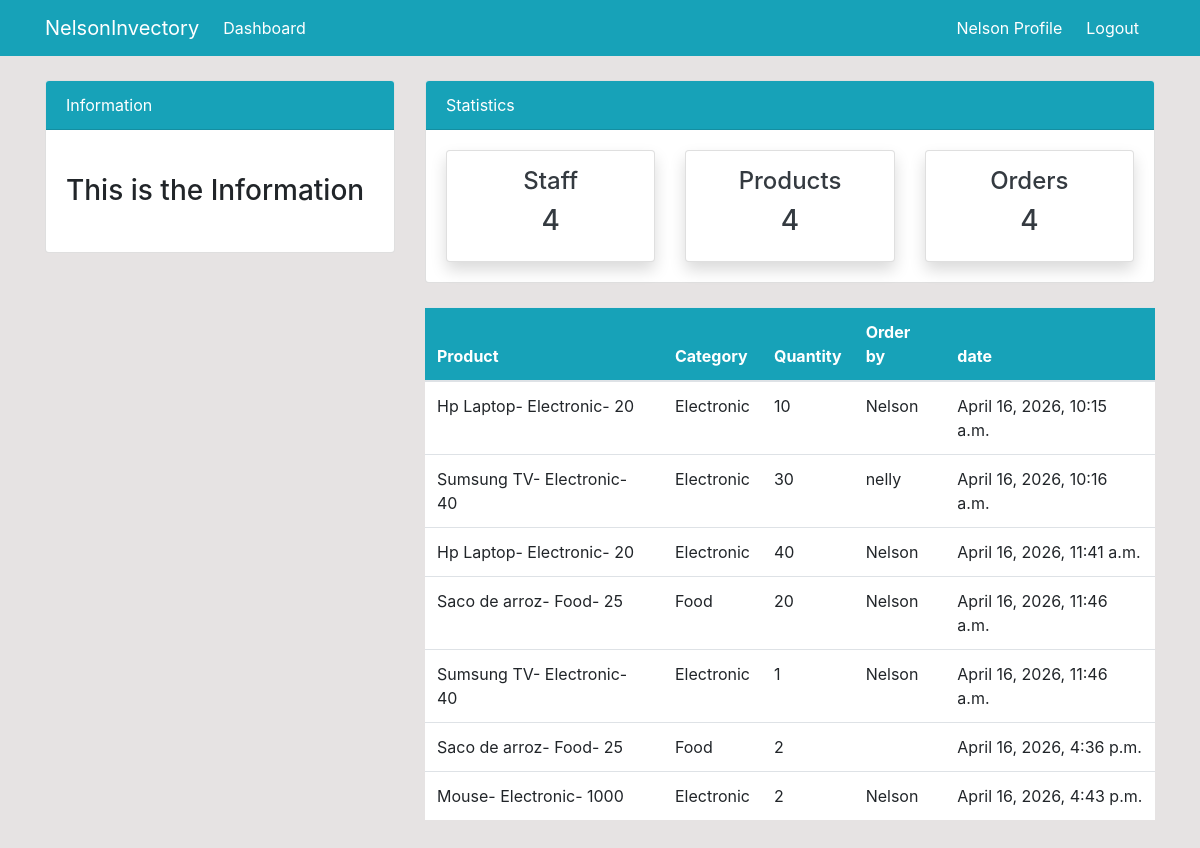
/orders/ (signed in), run on an earlier commit of the app's database.
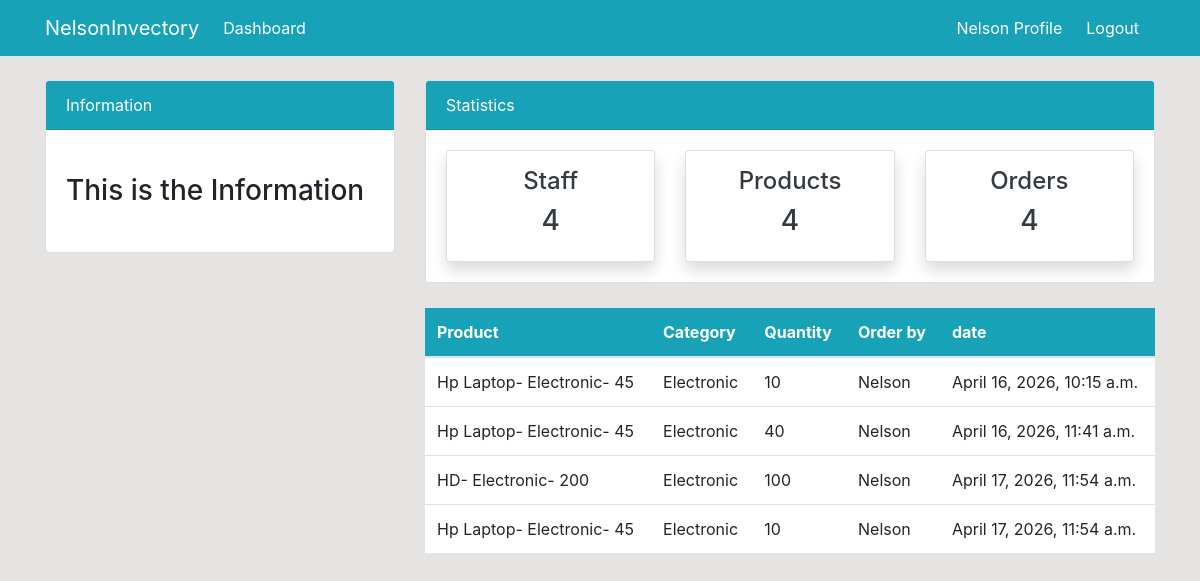
And on a later commit of the database.
### dashboard/models.py (models this page shows, shortened)
class oder(models.Model):
    product = models.ForeignKey(product, on_delete=models.CASCADE, null=True)
    staff = models.ForeignKey(User, models.CASCADE, null=True)
    order_quantity = models.PositiveBigIntegerField(null=True)
    order_date = models.DateTimeField(auto_now_add=True)
    class Meta:
        verbose_name_plural= 'Order'

class product(models.Model):
    name = models.CharField(max_length=100, null=True)
    category = models.CharField(max_length=20, choices=CATEGORY, null=True)
    quantity = models.PositiveBigIntegerField(null=True)
    class Meta:
        verbose_name_plural='Product'
    def __str__(self):
     return f'{self.name}- {self.category}- {self.quantity}'

### dashboard/views.py (the view)
# urls.py: path('orders/', views.orders_view, name='dashboard-orders'),
@login_required
def orders_view(request):
    oders = oder.objects.all()
    context ={
        'oders':oders,
    }
    return render(request, 'dashboard/order.html',context)

### dashboard/templates/dashboard/order.html (shortened to what this page needs)
{% extends 'partials/base.html' %}
{% block content %}
{% include "partials/topnav.html" %}
    <div class="container">
        <div class="row my-4">
            <div class="col-md-4">
            </div>
            <div class="col-md-8">
                <table class="table bg-white">
                    <thead class="bg-info">
                        <tr class="text-white">
                            <th scope="col">Product</th>
                            <th scope="col">Category</th>
                            <th scope="col">Quantity</th>
                            <th scope="col">Order by</th>
                             <th scope="col">date</th>
                        </tr>
                    </thead>
                    <tbody>
                        {% for oders in oders %}
                        <tr>
                            <td>{{oders.product}}</td>
                            <td>{{oders.product.category}}</td>
                            <td>{{oders.order_quantity}}</td>
                            <td>
                              {{ oders.staff.username}}
                            </td>
                            <td>
                                {{oders.order_date}}
                            </td>
                        </tr>
                        {% endfor %}
                    </tbody>
                </table>
            </div>
        </div>
    </div>
    {% endblock content %}

### templates/partials/base.html (shortened to what this page needs)
{% load static %}
<!doctype html>
<html lang="en">
  <head>
    <link rel="stylesheet" href="https://cdn.jsdelivr.net/npm/bootstrap@4.6.2/dist/css/bootstrap.min.css">
  </head>
  <body>
    {% include 'partials/nav.html' %}
    {% block content %}
    {% endblock %}
    <link rel="stylesheet" href="https://cdn.jsdelivr.net/npm/bootstrap@4.6.0/dist/css/bootstrap.min.css"
>
    <link rel="stylesheet" href="{% static 'style.css' %}">
  </body>
</html>

### templates/partials/nav.html (shortened to what this page needs)
     <nav class="navbar navbar-expand-lg navbar-info bg-info">
        {% if user.is_authenticated %}
        <div class="container">
            <a class="navbar-brand text-white" href="{% url 'dashboard-index' %}">NelsonInvectory</a>
            <div class="collapse navbar-collapse" id="navbarSupportedContent">
                <ul class="navbar-nav mr-auto">
                    <li class="nav-item active">
                        <a class="nav-link text-white" href="{% url 'dashboard-index' %}">Dashboard </a>
                    </li>
                </ul>
                <ul class="navbar-nav ml-auto">
                    <li class="nav-item active">
                        <a class="nav-link text-white" href=" {% url "user-profile" %}">{{user.username}} Profile</a>
                    </li>
                    <li class="nav-item">
                        <form method="POST" action="{% url 'logout' %}" class="form-inline">
                            <button type="submit" class="nav-link btn btn-link text-white text-decoration-none border-0" style="background: none; padding: 0.5rem 1rem;">
                                Logout
                            </button>
                        </form>
                    </li>
                </ul>
                {% endif %}
            </div>
        </div>
    </nav>

### templates/partials/topnav.html (shortened to what this page needs)
    <div class="container">
        <div class="row mt-4">
            <div class="col-md-4">
                <div class="card">
                    <div class="card-header bg-info text-white">
                        Information
                    </div>
                    <div class="card-body">
                        <marquee behavior="" direction="">
                            <h3 class="my-4">This is the Information</h3>
                        </marquee>
                    </div>
                </div>
            </div>
            <div class="col-md-8">
                <div class="card">
                    <div class="card-header bg-info text-white">
                        Statistics
                    </div>
                    <div class="card-body">
                        <div class="row">
                            <div class="col-md-4">
                                <a class="text-decoration-none text-dark" href="{% url 'dashboard-staff' %}">
                                    <div class="card my-card shadow text-center p-3">
                                        <h4>Staff </h4>
                                        <h3>4</h3>
                                    </div>
                                </a>
                            </div>
                            <div class="col-md-4">
                                <a class="text-decoration-none text-dark" href="{% url 'dashboard-products' %}">
                                    <div class="card my-card shadow text-center p-3">
                                        <h4>Products </h4>
                                        <h3>4</h3>
                                    </div>
                                </a>
                            </div>
                            <div class="col-md-4">
                                <a class="text-decoration-none text-dark" href= "{% url 'dashboard-orders' %}">
                                    <div class="card my-card shadow text-center p-3">
                                        <h4>Orders </h4>
                                        <h3>4</h3>
                                    </div>
                                </a>
                            </div>
                        </div>
                    </div>
                </div>
            </div>
        </div>
    </div>

### static/style.css (style rules this page uses)
body { background: rgb(230, 227, 227); }

What changed in the data, as far as the page shows it:
removed oder: product "Sumsung TV- Electronic- 40", product.category "Electronic", order_quantity "30", staff.username "nelly", order_date "April 16, 2026, 10:16 a.m."
removed oder: product "Saco de arroz- Food- 25", product.category "Food", order_quantity "20", staff.username "Nelson", order_date "April 16, 2026, 11:46 a.m."
removed oder: product "Sumsung TV- Electronic- 40", product.category "Electronic", order_quantity "1", staff.username "Nelson", order_date "April 16, 2026, 11:46 a.m."
removed oder: product "Saco de arroz- Food- 25", product.category "Food", order_quantity "2", order_date "April 16, 2026, 4:36 p.m."
removed oder: product "Mouse- Electronic- 1000", product.category "Electronic", order_quantity "2", staff.username "Nelson", order_date "April 16, 2026, 4:43 p.m."
changed through a linked row, oder "April 16, 2026, 10:15 a.m.": product "Hp Laptop- Electronic- 20" → "Hp Laptop- Electronic- 45"
changed through a linked row, oder "April 16, 2026, 11:41 a.m.": product "Hp Laptop- Electronic- 20" → "Hp Laptop- Electronic- 45"
added oder: product "HD- Electronic- 200", product.category "Electronic", order_quantity "100", staff.username "Nelson", order_date "April 17, 2026, 11:54 a.m."
added oder: product "Hp Laptop- Electronic- 45", product.category "Electronic", order_quantity "10", staff.username "Nelson", order_date "April 17, 2026, 11:54 a.m."
